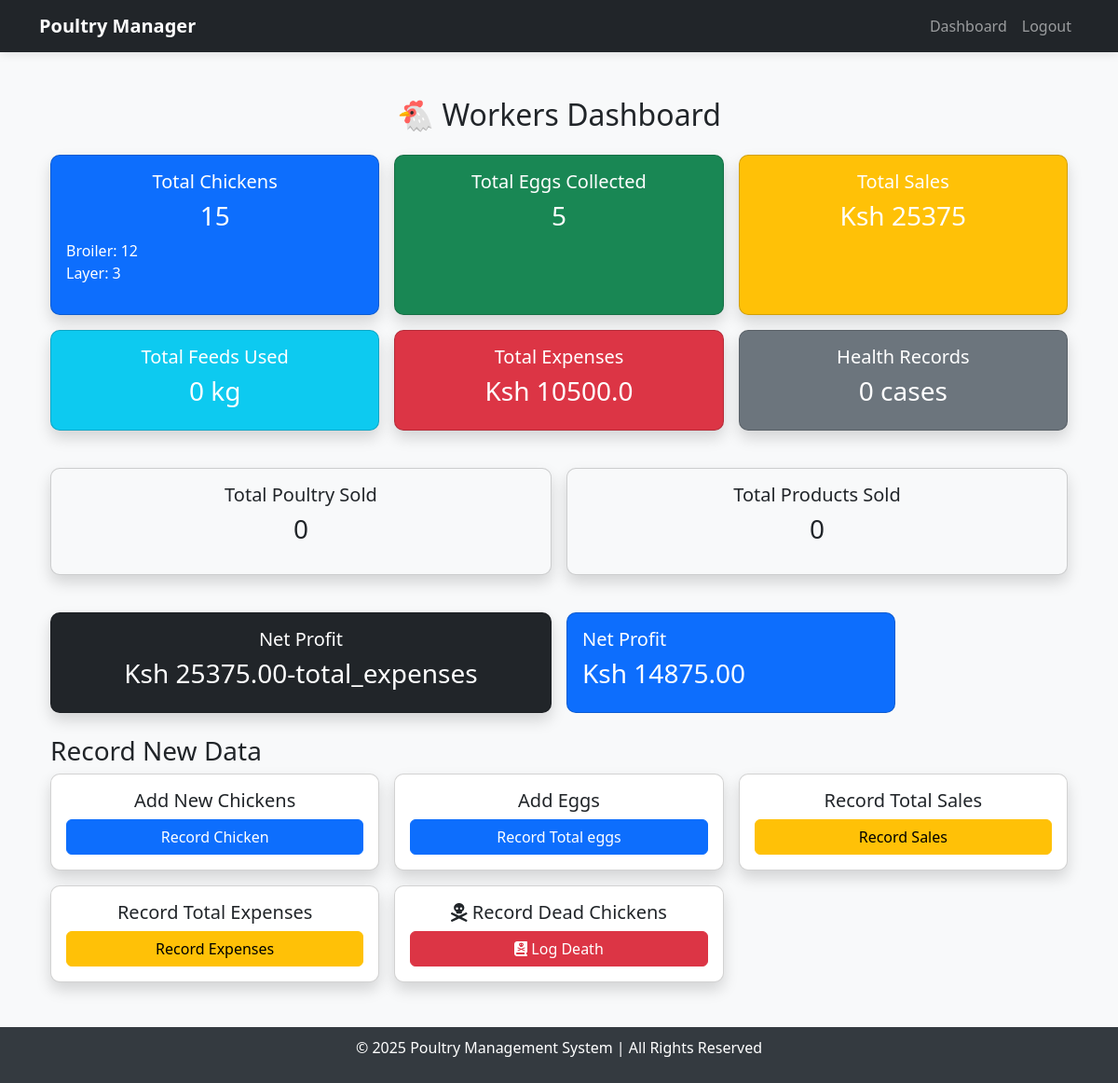
Page /dashboard/ (signed in) on the committed database.
### poultry/models.py (models this page shows, shortened)
class Chicken(models.Model):
    CATEGORY_CHOICES = [
        ('Broiler', 'Broiler'),
        ('Layer', 'Layer'),
        ('Kienyeji', 'Kienyeji'),
    ]
    BUY_FROM_CHOICES = [
        ('Local Hatch', 'Local Hatch'),
        ('Kukuchic', 'Kukuchic'),
        ('Kenchic', 'Kenchic'),
        ('Others', 'Others'),
    ]
    category = models.CharField(max_length=20, choices=CATEGORY_CHOICES)
    quantity = models.PositiveIntegerField()
    age_in_weeks = models.PositiveIntegerField()
    weight_kg = models.FloatField(null=True, blank=True)
    buy_from = models.CharField(max_length=50, choices=BUY_FROM_CHOICES)
    other_source = models.CharField(max_length=100, null=True, blank=True)
    date_added = models.DateField(auto_now_add=True)

### poultry/views.py (the view)
# urls.py: path('dashboard/', dashboard, name='dashboard'),
@login_required
def dashboard(request):
    chickens = Chicken.objects.values('category').annotate(total=Sum('quantity'))
    total_sales = Sale.objects.aggregate(total=Sum(F('price') * F('quantity')))['total'] or Decimal('0.0')
    total_expenses = Expense.objects.aggregate(total=Sum("amount"))["total"] or Decimal('0.0')
    total_expenses = Decimal(str(total_expenses))
    net_profit = total_sales - total_expenses
    total_feeds = Feed.objects.aggregate(total=Sum('quantity_kg'))['total'] or 0
    context = {
        'total_chickens': sum(chicken['total'] for chicken in chickens),
        'chicken_types': chickens,
        'total_eggs': Egg.objects.aggregate(total=Sum('quantity'))['total'] or 0,
        'total_feeds': total_feeds,
        'total_sales': total_sales,
        'total_expenses': total_expenses,
        'net_profit': net_profit,
    }
    return render(request, 'poultry/dashboard.html', context)

### poultry/templates/poultry/dashboard.html (shortened to what this page needs)
{% extends 'base.html' %}
{% block content %}
<div class="container-fluid mt-4">
    <h2 class="text-center mb-4">🐔 Workers Dashboard</h2>
    <div class="row g-3">
        <div class="col-lg-4 col-md-6 col-sm-12">
            <div class="card bg-primary text-white shadow h-100">
                <div class="card-body text-center">
                    <h5 class="card-title">Total Chickens</h5>
                    <h3>{{ total_chickens }}</h3>
                    <ul class="list-unstyled text-start">
                        {% for chicken in chicken_types %}
                            <li>{{ chicken.category }}: {{ chicken.total }}</li>
                        {% endfor %}
                    </ul>
                </div>
            </div>
        </div>
        <div class="col-lg-4 col-md-6 col-sm-12">
            <div class="card bg-success text-white shadow h-100">
                <div class="card-body text-center">
                    <h5 class="card-title">Total Eggs Collected</h5>
                    <h3>{{ total_eggs }}</h3>
                </div>
            </div>
        </div>
        <div class="col-lg-4 col-md-6 col-sm-12">
            <div class="card bg-warning text-white shadow h-100">
                <div class="card-body text-center">
                    <h5 class="card-title">Total Sales</h5>
                    <h3>Ksh {{ total_sales|default:"0" }}</h3>
                </div>
            </div>
        </div>
        <div class="col-lg-4 col-md-6 col-sm-12">
            <div class="card bg-info text-white shadow h-100">
                <div class="card-body text-center">
                    <h5 class="card-title">Total Feeds Used</h5>
                    <h3>{{ total_feeds|default:"0" }} kg</h3>
                </div>
            </div>
        </div>
        <div class="col-lg-4 col-md-6 col-sm-12">
            <div class="card bg-danger text-white shadow h-100">
                <div class="card-body text-center">
                    <h5 class="card-title">Total Expenses</h5>
                    <h3>Ksh {{ total_expenses|default:"0" }}</h3>
                </div>
            </div>
        </div>
        <div class="col-lg-4 col-md-6 col-sm-12">
            <div class="card bg-secondary text-white shadow h-100">
                <div class="card-body text-center">
                    <h5 class="card-title">Health Records</h5>
                    <h3>{{ health_records|default:"0" }} cases</h3>
                </div>
            </div>
        </div>
    </div>
    <div class="row mt-4 g-3">
        <div class="col-lg-6 col-md-12">
            <div class="card bg-light shadow h-100">
                <div class="card-body text-center">
                    <h5 class="card-title">Total Poultry Sold</h5>
                    <h3>{{ total_poultry_sold|default:"0" }}</h3>
                </div>
            </div>
        </div>
        <div class="col-lg-6 col-md-12">
            <div class="card bg-light shadow h-100">
                <div class="card-body text-center">
                    <h5 class="card-title">Total Products Sold</h5>
                    <h3>{{ total_products_sold|default:"0" }}</h3>
                </div>
            </div>
        </div>
    </div>
    <div class="row mt-4 g-3">
        <div class="col-lg-6 col-md-12">
            <div class="card bg-dark text-white shadow h-100">
                <div class="card-body text-center">
                    <h5 class="card-title">Net Profit</h5>
                    <h3>Ksh {{ total_sales|default:"0"|floatformat:2|add:"-total_expenses"|default:"0.00" }}</h3>
                </div>
            </div>
        </div>
        <div class="col-md-4">
            <div class="card bg-primary text-white">
                <div class="card-body">
                    <h5>Net Profit</h5>
                    <h3>Ksh {{ net_profit|floatformat:2 }}</h3>
                </div>
            </div>
        </div>
    </div>
    <h3 class="mt-4"> Record New Data</h3>
    <div class="row g-3">
        <div class="col-md-4 col-sm-12">
            <div class="card shadow h-100">
                <div class="card-body text-center">
                    <h5 class="card-title">Add New Chickens</h5>
                    <a href="{% url 'add_chicken' %}" class="btn btn-primary w-100">Record Chicken</a>
                </div>
            </div>
        </div>
        <div class="col-md-4 col-sm-12">
            <div class="card shadow h-100">
                <div class="card-body text-center">
                    <h5 class="card-title">Add Eggs</h5>
                    <a href="{% url 'add_eggs' %}" class="btn btn-primary w-100">Record Total eggs</a>
                </div>
            </div>
        </div>
        <div class="col-md-4 col-sm-12">
            <div class="card shadow h-100">
                <div class="card-body text-center">
                    <h5 class="card-title">Record Total Sales</h5>
                    <a href="{% url 'record_poultry_sale' %}" class="btn btn-warning w-100">Record Sales</a>
                </div>
            </div>
        </div>
        <div class="col-md-4 col-sm-12">
            <div class="card shadow h-100">
                <div class="card-body text-center">
                    <h5 class="card-title">Record Total Expenses</h5>
                    <a href="{% url 'expenses_list' %}" class="btn btn-warning w-100">Record Expenses</a>
                </div>
            </div>
        </div>
        <div class="col-md-4 col-sm-12">
            <div class="card shadow h-100">
                <div class="card-body text-center">
                    <h5 class="card-title"><i class="fas fa-skull-crossbones"></i> Record Dead Chickens</h5>
                    <a href="{% url 'log_dead_chicken' %}" class="btn btn-danger w-100"><i class="fas fa-book-dead"></i> Log Death</a>
                </div>
            </div>
        </div>
    </div>
</div>
{% endblock %}

### poultry/templates/base.html (style rules this page uses)
body { display: flex; flex-direction: column; min-height: 100vh; background-color: #f8f9fa; }
.card { border-radius: 10px; transition: transform 0.2s; }

### rows in the picture
Chicken: category "Broiler", total "12"
Chicken: category "Layer", total "3"

### other values in the picture
{{ total_chickens }} "15"
{{ total_eggs }} "5"
{{ total_sales|default:"0" }} "25375"
{{ total_feeds|default:"0" }} "0"
{{ total_expenses|default:"0" }} "10500.0"
{{ health_records|default:"0" }} "0"
{{ total_poultry_sold|default:"0" }} "0"
{{ total_products_sold|default:"0" }} "0"
{{ net_profit|floatformat:2 }} "14875.00"
